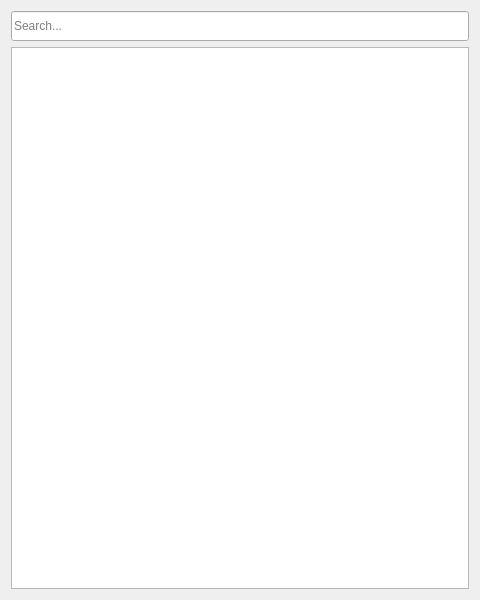
<?xml version="1.0" encoding="UTF-8"?>
<ui version="4.0">
 <class>Contacts</class>
 <widget class="QDialog" name="Contacts">
  <property name="geometry">
   <rect>
    <x>0</x>
    <y>0</y>
    <width>480</width>
    <height>600</height>
   </rect>
  </property>
  <property name="sizePolicy">
   <sizepolicy hsizetype="Fixed" vsizetype="Fixed">
    <horstretch>0</horstretch>
    <verstretch>0</verstretch>
   </sizepolicy>
  </property>
  <property name="minimumSize">
   <size>
    <width>480</width>
    <height>600</height>
   </size>
  </property>
  <property name="maximumSize">
   <size>
    <width>480</width>
    <height>600</height>
   </size>
  </property>
  <property name="windowTitle">
   <string>Contacts</string>
  </property>
  <layout class="QVBoxLayout" name="verticalLayout">
   <item>
    <widget class="QLineEdit" name="lineEdit">
     <property name="minimumSize">
      <size>
       <width>0</width>
       <height>30</height>
      </size>
     </property>
     <property name="placeholderText">
      <string>Search...</string>
     </property>
     <property name="clearButtonEnabled">
      <bool>true</bool>
     </property>
    </widget>
   </item>
   <item>
    <layout class="QHBoxLayout" name="horizontalLayout">
     <item>
      <widget class="CustomListWidget" name="listWidget">
       <property name="contextMenuPolicy">
        <enum>Qt::CustomContextMenu</enum>
       </property>
       <property name="verticalScrollMode">
        <enum>QAbstractItemView::ScrollPerPixel</enum>
       </property>
      </widget>
     </item>
    </layout>
   </item>
  </layout>
 </widget>
 <customwidgets>
  <customwidget>
   <class>CustomListWidget</class>
   <extends>QListWidget</extends>
   <header>misc.Widgets</header>
  </customwidget>
 </customwidgets>
 <resources/>
 <connections/>
</ui>
